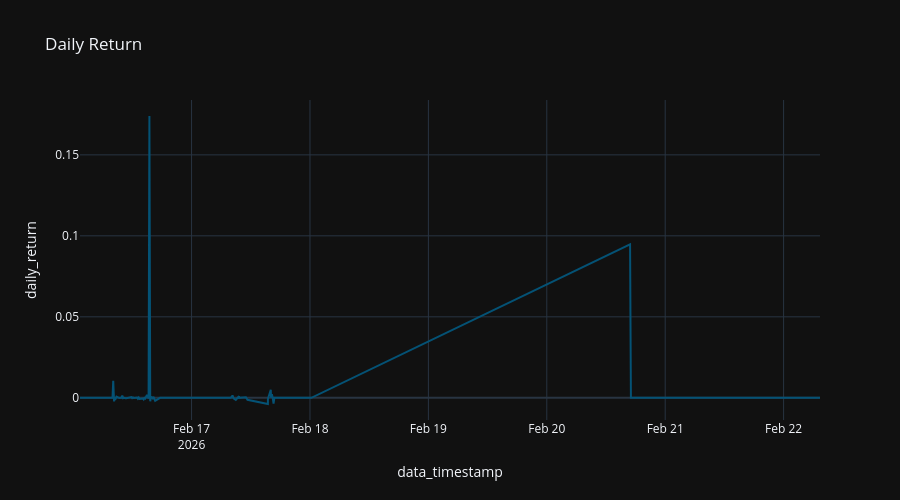

The code cell stored with this chart in its notebook:
### Code cell
x = df[df['ticker'] == asset_ticker][['data_timestamp', 'daily_return', 'ticker']].sort_values(by="data_timestamp")

fig = px.line (
  x,
  "data_timestamp",
  "daily_return",
  title="Daily Return"
#   color_discrete_sequence="Tealgrn_r",
)

fig.update_layout (
  height=500,
)

### Figure 1 — Plotly figure (JSON) as saved in the notebook; plotly's stock layout.template omitted (floating-point values rounded to 4 significant figures; data arrays with more than 128 entries replaced by an {"elided": "..."} marker saying what was removed)
{"data": [{"hovertemplate": "data_timestamp=%{x}<br>daily_return=%{y}<extra></extra>", "legendgroup": "", "line": {"color": "rgb(4, 82, 117)", "dash": "solid"}, "marker": {"symbol": "circle"}, "mode": "lines", "name": "", "orientation": "v", "showlegend": false, "type": "scatter", "x": {"elided": "461 str values"}, "xaxis": "x", "y": {"elided": "461 float values"}, "yaxis": "y"}], "layout": {"height": 500, "legend": {"tracegroupgap": 0}, "title": {"text": "Daily Return"}, "xaxis": {"anchor": "y", "domain": [0, 1], "title": {"text": "data_timestamp"}}, "yaxis": {"anchor": "x", "domain": [0, 1], "title": {"text": "daily_return"}}}}
